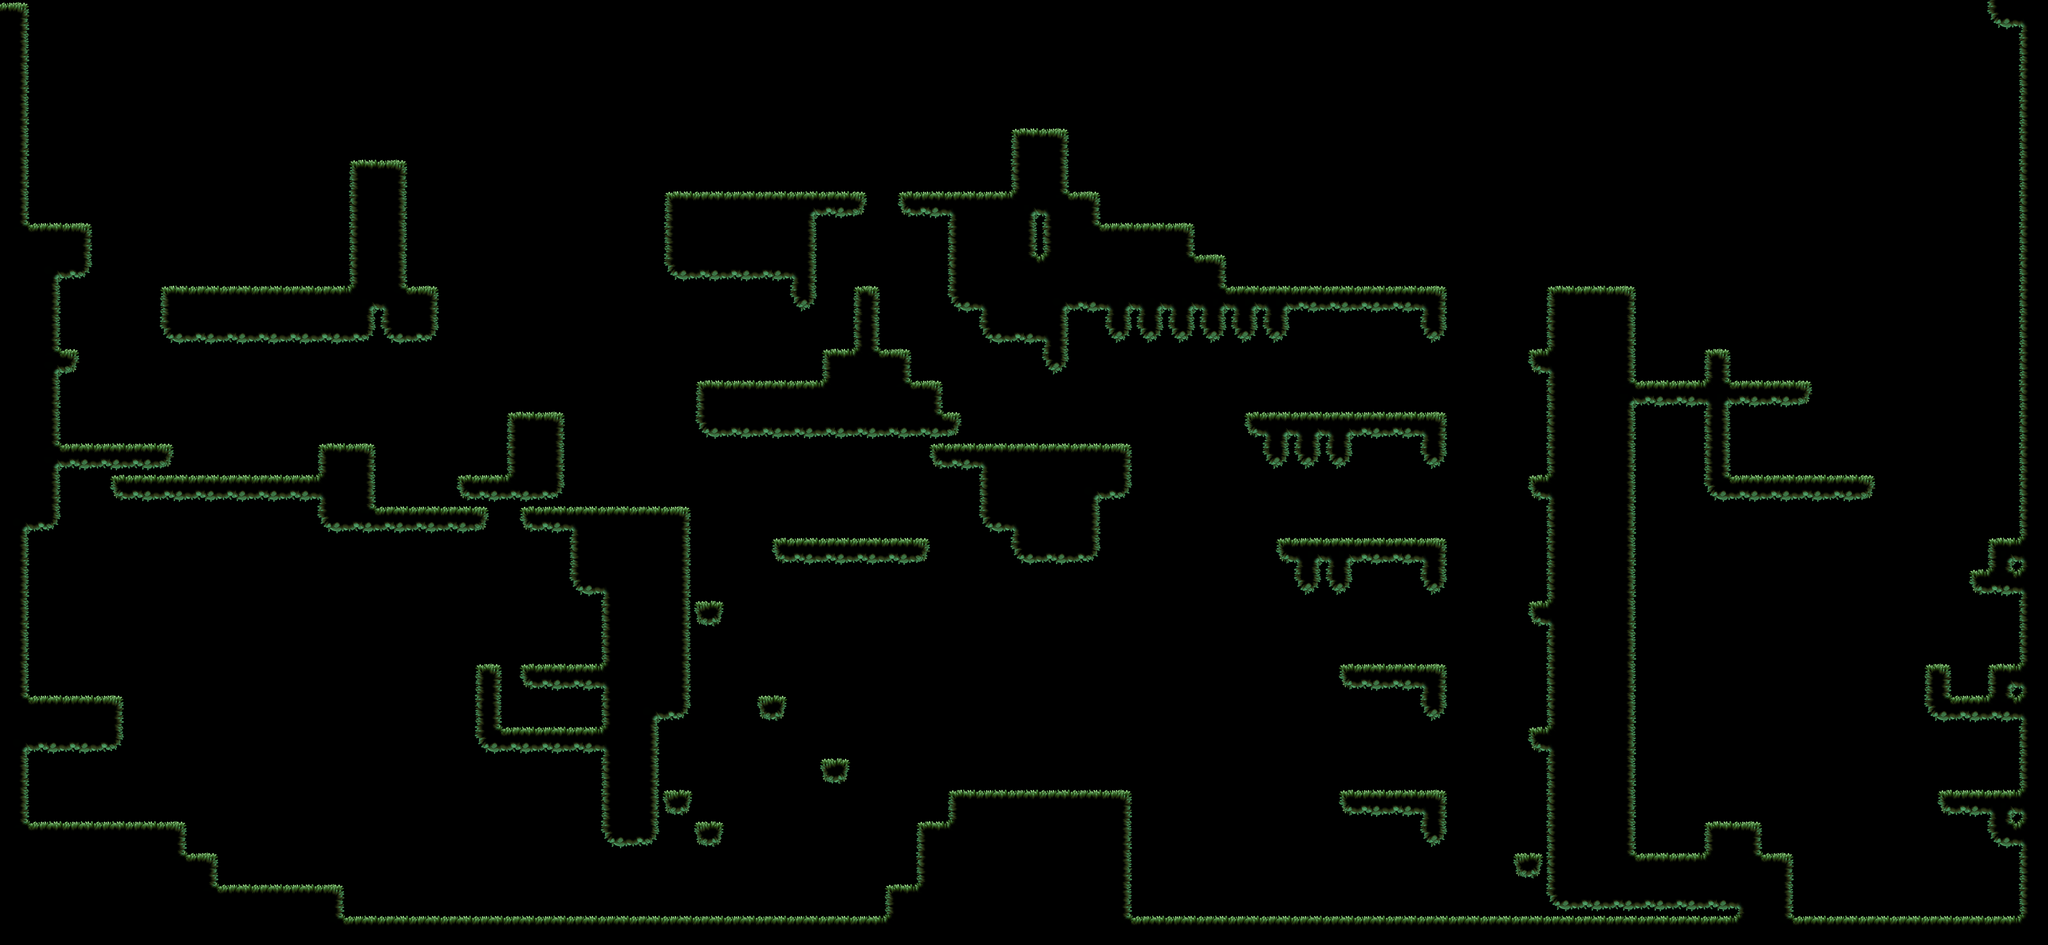

A level layout from a 2D game, rendered from its tile map. Below: a short description, then the map file with tile-grid data replaced by summaries:
An orthogonal 65x30 tile map with 128x128 px tiles, 1 tile layer (Map), 1 hidden layer not drawn, 2 tilesets and 153 objects.

<map version="1.5" tiledversion="1.6.0" orientation="orthogonal" renderorder="left-up" width="65" height="30" tilewidth="128" tileheight="128" infinite="0" nextlayerid="16" nextobjectid="268">
 <tileset firstgid="1" source="BackgroundTiledSet.tsx" />
 <tileset firstgid="50" source="ForegroundDecor.tsx" />
 <layer id="11" name="BackgroundDecor2" width="65" height="30" visible="0">
  <data>[1950 cells, 743 non-empty, 36 distinct tile ids]</data>
 </layer>
 <objectgroup id="8" name="BackgroundDecor" visible="0">
  <object id="104" gid="112" x="3648" y="1984" width="461.663" height="256" />
  <object id="105" gid="138" x="3834.71" y="1889.7" width="181.931" height="534.909" />
  <object id="106" gid="139" x="4000" y="1984" width="117" height="344" />
  <object id="107" gid="139" x="3168" y="1760" width="85" height="249.915" />
  <object id="108" gid="139" x="2880" y="1856" width="185.023" height="544" />
  <object id="109" gid="139" x="2560" y="2528" width="185.023" height="544" />
  <object id="110" gid="139" x="3168" y="2592" width="117" height="344" />
  <object id="113" gid="139" x="2112" y="2464" width="163.256" height="480" />
  <object id="114" gid="153" x="1408" y="1408" width="512" height="175.807" />
  <object id="115" gid="136" x="3776" y="2688" width="228.571" height="800" rotation="14.0123" />
  <object id="119" gid="134" x="2208" y="2560" width="317.384" height="1120" />
  <object id="120" gid="135" x="2464" y="2496" width="388.158" height="1326.21" rotation="52.743" />
  <object id="121" gid="113" x="2976" y="1728" width="289" height="130" />
  <object id="122" gid="114" x="4192" y="2816" width="448" height="388.606" />
  <object id="124" gid="160" x="3712" y="3424" width="541.363" height="498.784" rotation="23.7404" />
  <object id="125" gid="160" x="2272" y="1216" width="555.707" height="512" />
  <object id="127" gid="160" x="5952" y="2496" width="459" height="422.899" />
  <object id="128" gid="159" x="4064" y="2720" width="380.37" height="858.079" />
  <object id="129" gid="159" x="2189.19" y="3488" width="439.735" height="992" />
  <object id="130" gid="158" x="6587.38" y="3744" width="384.065" height="1472" />
  <object id="131" gid="158" x="3392" y="1920" width="257" height="985" />
  <object id="132" gid="155" x="1664" y="1408" width="751.621" height="768" />
  <object id="133" gid="152" x="5312" y="736" width="587.444" height="408" />
  <object id="134" gid="152" x="6944" y="576" width="761.327" height="711.211" rotation="143.67" />
  <object id="135" gid="152" x="4896" y="1432.05" width="576" height="400.051" />
  <object id="136" gid="152" x="5760" y="1856" width="631" height="438.251" />
  <object id="137" gid="149" x="7488" y="2112" width="608" height="252.649" rotation="-90" />
  <object id="138" gid="149" x="7488" y="2432" width="424" height="176.189" rotation="-90" />
  <object id="139" gid="138" x="4096" y="1888" width="228.558" height="672" />
  <object id="140" gid="138" x="4640" y="1536" width="163.256" height="480" />
  <object id="141" gid="147" x="4480" y="1952" width="76" height="206" />
  <object id="142" gid="153" x="4384" y="2016" width="332" height="114" />
  <object id="143" gid="137" x="4481.14" y="2788.32" width="182.549" height="1092.4" rotation="68.5039" />
  <object id="144" gid="151" x="2688" y="3008" width="71" height="70" />
  <object id="145" gid="151" x="4992" y="2688" width="128" height="126.197" />
  <object id="146" gid="151" x="4704" y="3232" width="227.2" height="224" />
  <object id="147" gid="151" x="6272" y="3232" width="71" height="70" />
  <object id="148" gid="150" x="5952" y="3552" width="99" height="93" />
  <object id="149" gid="150" x="5664" y="2720" width="272.516" height="256" />
  <object id="150" gid="150" x="2368" y="2400" width="238.452" height="224" />
  <object id="151" gid="150" x="1248" y="2336" width="238.452" height="224" />
  <object id="152" gid="112" x="3328" y="2624" width="321" height="178" />
  <object id="153" gid="114" x="3520" y="2624" width="264" height="229" />
  <object id="154" gid="114" x="1504" y="3264" width="392" height="340.03" />
  <object id="155" gid="114" x="6688" y="3648" width="640" height="555.152" rotation="6.62257" />
  <object id="156" gid="114" x="6240" y="2336" width="456" height="395.545" />
  <object id="157" gid="116" x="3520" y="1472" width="307" height="204" />
  <object id="158" gid="1073741942" x="2432" y="2048" width="427.453" height="394" />
  <object id="159" gid="133" x="2944" y="2400" width="93" height="101" />
  <object id="160" gid="133" x="4232.46" y="2790.63" width="221" height="240.011" rotation="330.846" />
  <object id="161" gid="133" x="2112" y="1504" width="206.257" height="224" rotation="311.513" />
  <object id="162" gid="133" x="4576" y="2784" width="93" height="101" />
  <object id="163" gid="133" x="4896" y="2688" width="93" height="101" />
  <object id="164" gid="129" x="5088" y="2048" width="101" height="113" />
  <object id="165" gid="129" x="4224" y="3424" width="171.611" height="192" />
  <object id="166" gid="129" x="3072" y="3424" width="200.212" height="224" />
  <object id="167" gid="129" x="2688" y="3424" width="171.611" height="192" />
  <object id="168" gid="126" x="3200" y="2240" width="76" height="57" />
  <object id="169" gid="127" x="3936" y="2784" width="108" height="250.364" />
  <object id="170" gid="127" x="5120" y="3296" width="82.8235" height="192" />
  <object id="171" gid="122" x="4495.62" y="2730.76" width="162.695" height="224" rotation="24.4721" />
  <object id="172" gid="122" x="5408" y="1696" width="69" height="95" />
  <object id="173" gid="141" x="5056" y="2976" width="286" height="192.674" />
  <object id="174" gid="142" x="4992" y="3072" width="334.25" height="224" rotation="343.153" />
  <object id="175" gid="142" x="1344" y="3072" width="351" height="235.225" rotation="33.5308" />
  <object id="176" gid="1073741965" x="2016" y="2816" width="480" height="323.368" rotation="168.778" />
  <object id="177" gid="119" x="3104" y="2464" width="154" height="101" />
  <object id="178" gid="120" x="1198.07" y="1774.54" width="1198.75" height="515.591" rotation="40.0155" />
  <object id="179" gid="148" x="1472" y="2304" width="102.568" height="124" />
  <object id="180" gid="155" x="1664" y="3424" width="782.938" height="800" />
  <object id="181" gid="155" x="6400" y="2432" width="608" height="621.249" />
  <object id="182" gid="156" x="5568" y="2432" width="546" height="381.717" />
  <object id="183" gid="1073741980" x="5094.71" y="755.177" width="457.722" height="320" rotation="140.66" />
  <object id="184" gid="156" x="5088" y="1216" width="416" height="290.832" />
  <object id="185" gid="157" x="2112" y="1568" width="832" height="450.33" />
  <object id="186" gid="157" x="3104" y="3456" width="604" height="326.922" />
  <object id="187" gid="150" x="5248" y="3008" width="99" height="93" />
  <object id="195" gid="113" x="7040" y="3552" width="289" height="130" />
  <object id="196" gid="112" x="7328" y="3520" width="321" height="178" />
  <object id="197" gid="132" x="5920" y="2240" width="64" height="288" />
  <object id="198" gid="131" x="6112" y="2240" width="300.101" height="384" />
  <object id="199" gid="138" x="5280" y="1920" width="117" height="344" />
  </objectgroup>
 <layer id="1" name="Map" width="65" height="30">
  <data>[1950 cells, 549 non-empty, 38 distinct tile ids]</data>
 </layer>
 <objectgroup id="5" name="terrain" visible="0">
  <!-- 31 objects omitted --></objectgroup>
 <objectgroup id="7" name="ForegroundDecor" visible="0">
  <!-- 28 objects omitted --></objectgroup>
</map>
<!-- 71 of 153 objects omitted -->